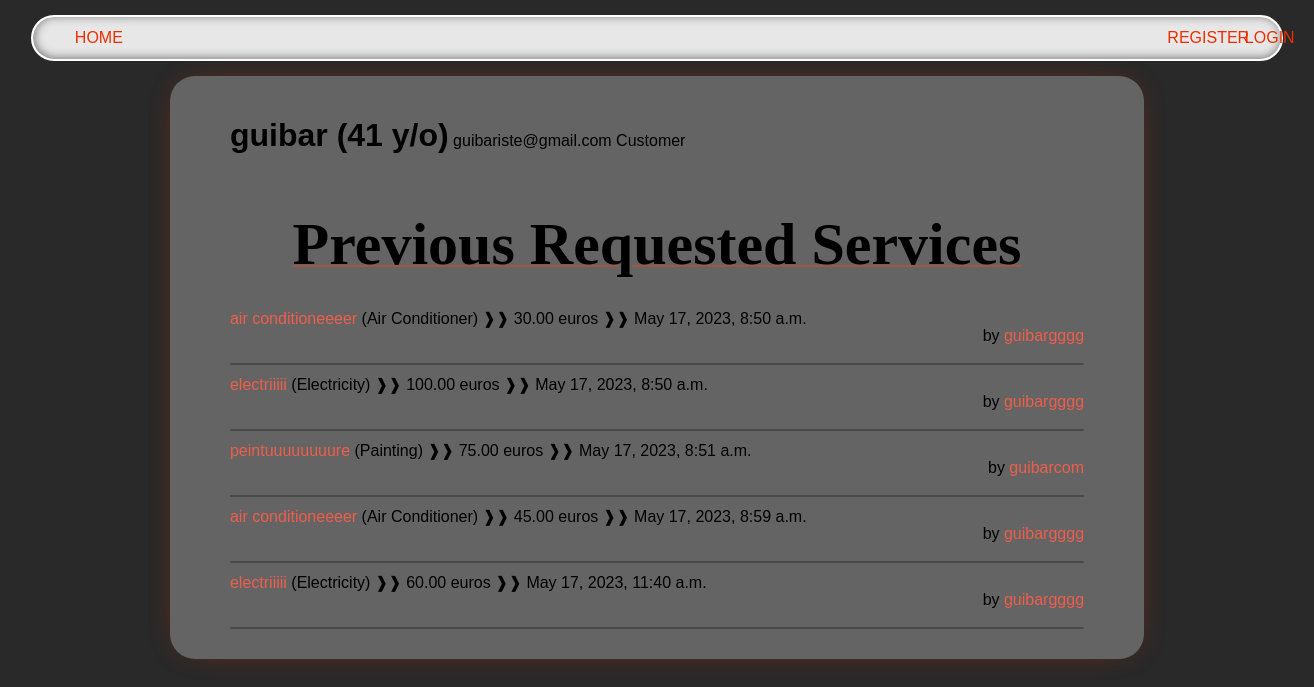
Page /customer/guibar on the committed database.
### users/models.py (models this page shows)
class User(AbstractUser):
    is_company = models.BooleanField(default=False)
    is_customer = models.BooleanField(default=False)
    email = models.CharField(max_length=100, unique=True)

### services/models.py (models this page shows, shortened)
class Service_Request(models.Model):
    id = models.AutoField(primary_key=True)
    user_id = models.IntegerField()
    service_id =models.IntegerField()
    adress = models.CharField(max_length=100)
    nbre_hour = models.DecimalField(decimal_places=1, max_digits=100)
    price_hour = models.DecimalField(decimal_places=2, max_digits=100)
    service_name= models.TextField()
    name_company= models.TextField()
    total_price = models.DecimalField(decimal_places=2, max_digits=100)
    field= models.TextField()
    date = models.DateTimeField(auto_now=True, null=False)

### netfix/views.py (the view)
# urls.py: path('customer/<slug:name>', v.customer_profile, name='customer_profile'),
def customer_profile(request, name):
    user = User.objects.get(username=name)
    service_request = Service_Request.objects.filter(user_id=user.id)
    user_age = None
    if user.is_customer:
        customer = Customer.objects.get(user_id=user.id)
        birth_date = customer.birth
        user_age = calculate_age(birth_date)
    return render(request, 'users/profile.html', {'user': user, 'user_age': user_age,'service_request' :service_request})

### netfix/views.py (called while the page is built)
def calculate_age(birth_date):
    today = date.today()
    age = today.year - birth_date.year - ((today.month, today.day) < (birth_date.month, birth_date.day))
    return age

### users/templates/users/profile.html (shortened to what this page needs)
{% extends 'main/base.html' %}
{% block content %}
    {% if user.is_customer %}
        <div style="display: ruby;">
            <h1>{{ user.username }} ({{user_age}} y/o)</h1>
            <p>{{ user.email }}</p>
            <p style="float: right;">Customer</p>
        </div>
    {% else %}
        <div style="display: ruby;">
            <h1>{{ user.username }}</h1>
            <p> {{ user.email }}</p>
             <p style="float: right;"> Company : {{user_company}}</p>
        </div>
       {% endif %}
    {% if 'customer' in request.path %}
        <p class="title">Previous Requested Services</p>
    {% endif %}
    {% if user.is_customer %}
    {% for service_requests in service_request %}
            <div>
                <a href="/services/{{service_requests.service_id}}">{{service_requests.service_name}}</a> ({{service_requests.field}})
                <p style="margin: 0; display: inline-block;"> ❱❱ {{service_requests.total_price}} euros</p>
                <p style="margin: 0; display: inline-block;"> ❱❱ {{ service_requests.date }}</p>
                <p style="float: right; margin: 0;">
                    by <a href="/company/{{service_requests.name_company}}">{{service_requests.name_company}}</a>
                </p>
            </div>
            <div class="line"></div>
        {% endfor %}
        {% endif %}
{% endblock %}

### static/css/style.css (style rules this page uses)
body { background: #292929; font-family: 'Lexend Exa', sans-serif; padding: 0; margin: 0; }
a { color: #ee5e4b; text-decoration: none; }
.content p { text-align: center; margin: 30px 0px; white-space: pre-line; }
.title { text-align: center; font-family: 'Times New Roman', Times, serif; font-size: 60px; font-weight: bold; text-decoration: 2px underline; text-decoration-color: rgba(255, 68, 0, 0.37); }
.line { width: 100%; margin: 0 auto; height: 2px; background-color: #00000044; border-radius: 20px; margin-bottom: 10px; margin-top: 35px; }

### rows in the picture
User: username "guibar", email "guibariste@gmail.com"
Service_Request: service_name "air conditioneeeer", field "Air Conditioner", total_price "30.00", date "May 17, 2023, 8:50 a.m.", name_company "guibargggg"
Service_Request: service_name "electriiiii", field "Electricity", total_price "100.00", date "May 17, 2023, 8:50 a.m.", name_company "guibargggg"
Service_Request: service_name "peintuuuuuuuure", field "Painting", total_price "75.00", date "May 17, 2023, 8:51 a.m.", name_company "guibarcom"
Service_Request: service_name "air conditioneeeer", field "Air Conditioner", total_price "45.00", date "May 17, 2023, 8:59 a.m.", name_company "guibargggg"
Service_Request: service_name "electriiiii", field "Electricity", total_price "60.00", date "May 17, 2023, 11:40 a.m.", name_company "guibargggg"

### other values in the picture
{{ user_age }} "41"
